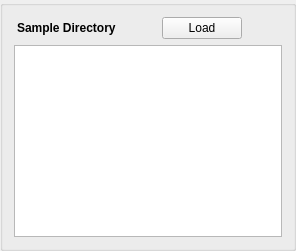
                <widget class="QGroupBox" name="verticalGroupBox_6">
                 <layout class="QVBoxLayout" name="verticalLayout_7">
                  <item>
                   <layout class="QHBoxLayout" name="horizontalLayout_9">
                    <item>
                     <widget class="QLabel" name="label_9">
                      <property name="font">
                       <font>
                        <bold>true</bold>
                       </font>
                      </property>
                      <property name="frameShape">
                       <enum>QFrame::NoFrame</enum>
                      </property>
                      <property name="text">
                       <string>Sample Directory</string>
                      </property>
                      <property name="indent">
                       <number>3</number>
                      </property>
                     </widget>
                    </item>
                    <item>
                     <spacer name="horizontalSpacer_13">
                      <property name="orientation">
                       <enum>Qt::Horizontal</enum>
                      </property>
                      <property name="sizeHint" stdset="0">
                       <size>
                        <width>40</width>
                        <height>20</height>
                       </size>
                      </property>
                     </spacer>
                    </item>
                    <item>
                     <widget class="QPushButton" name="PB_SampleDirectory_btn_load">
                      <property name="text">
                       <string>Load</string>
                      </property>
                     </widget>
                    </item>
                    <item>
                     <spacer name="horizontalSpacer_14">
                      <property name="orientation">
                       <enum>Qt::Horizontal</enum>
                      </property>
                      <property name="sizeHint" stdset="0">
                       <size>
                        <width>40</width>
                        <height>20</height>
                       </size>
                      </property>
                     </spacer>
                    </item>
                   </layout>
                  </item>
                  <item>
                   <widget class="QListWidget" name="PB_SampleDirectory_list"/>
                  </item>
                 </layout>
                </widget>
